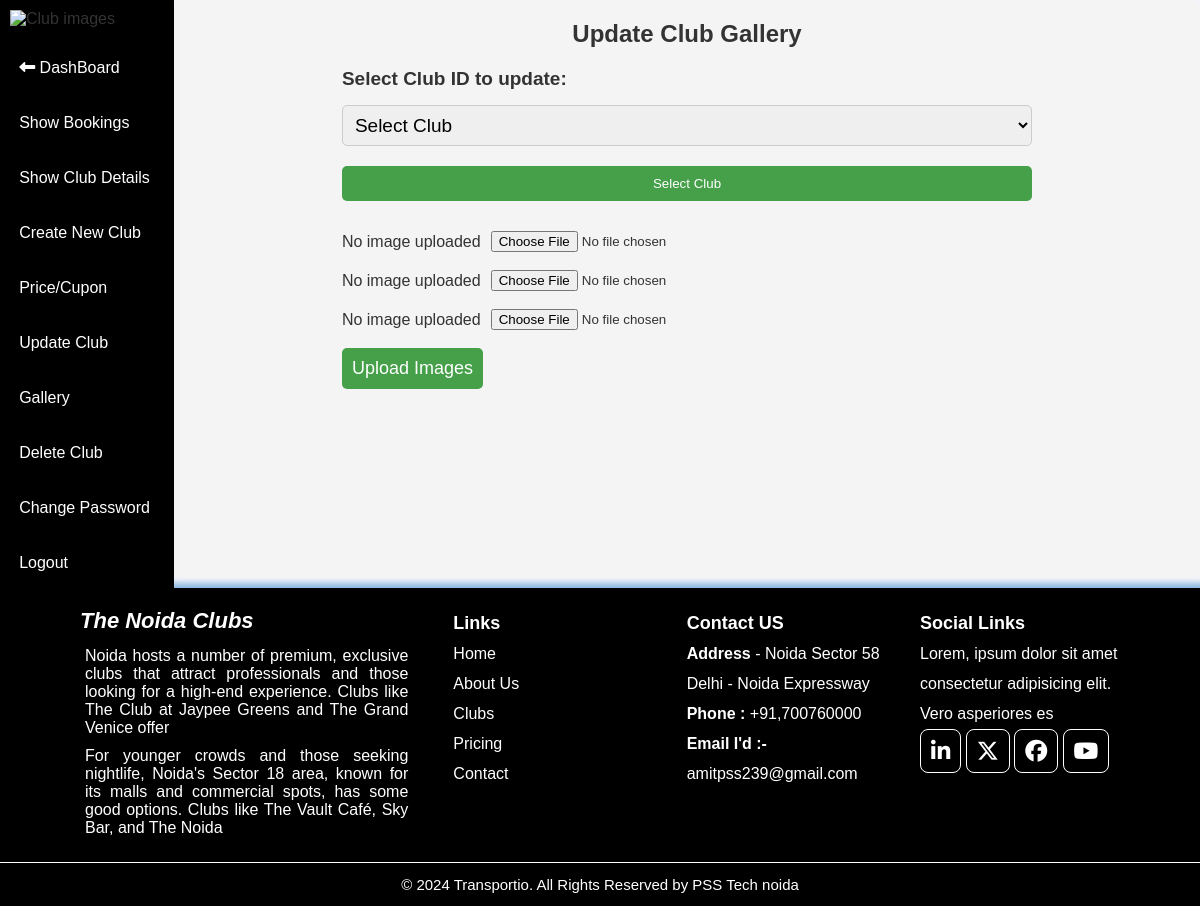
Page /Html/VenderUpdateGallery.php?id=1 (signed in) on the earlier database version.
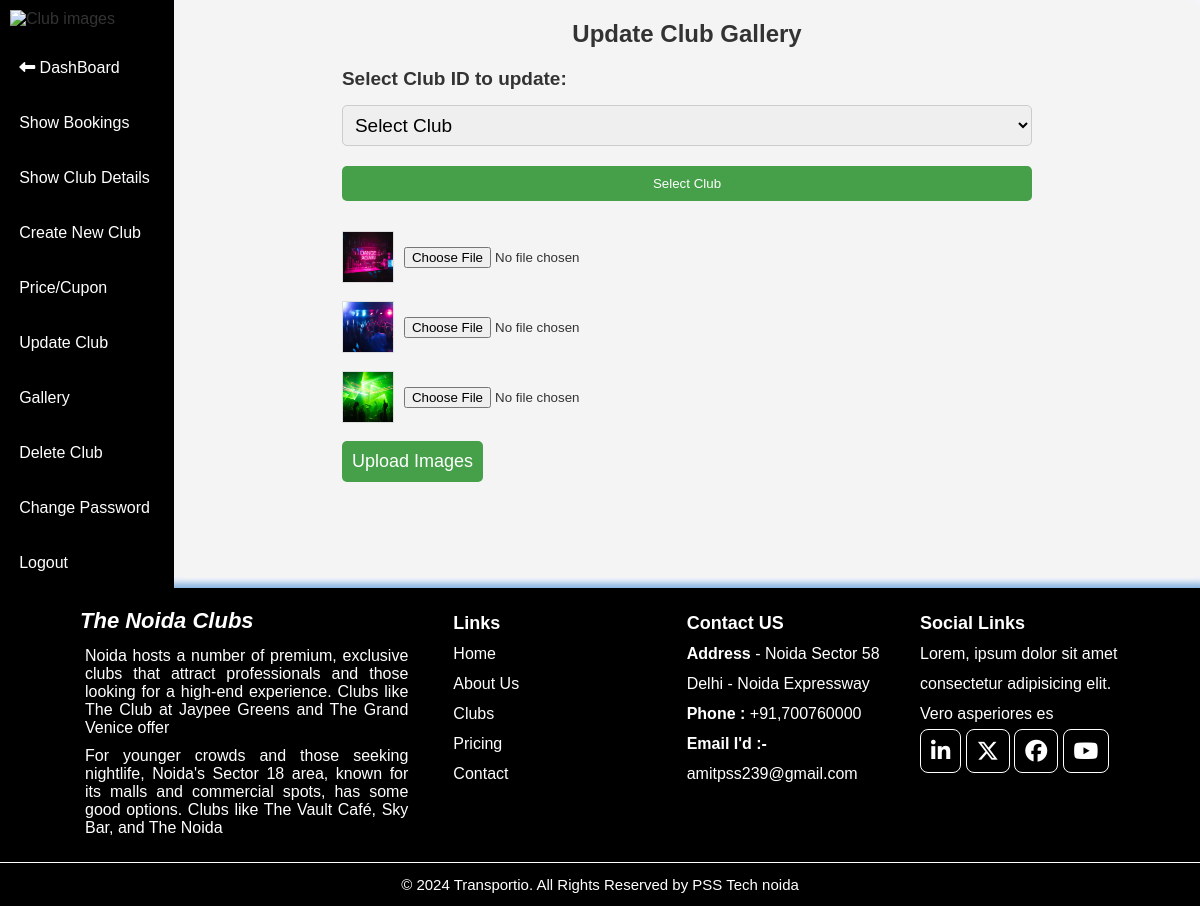
Same page on the later database version.
### tables this page shows
CREATE TABLE `club_overviews` (
  `id` int(15) NOT NULL,
  `club_name` varchar(100) NOT NULL,
  `image` varchar(255) DEFAULT NULL,
  `show_time` varchar(100) DEFAULT NULL,
  `address` varchar(255) DEFAULT NULL,
  `city` varchar(100) DEFAULT NULL,
  `postal_code` varchar(20) DEFAULT NULL,
  `email` varchar(255) NOT NULL,
  `mobile` int(25) NOT NULL,
  `about` varchar(500) NOT NULL,
  `price` int(10) NOT NULL,
  `promocode` varchar(25) NOT NULL,
  `promodis` int(6) NOT NULL,
  `extraperson` int(25) NOT NULL,
  `image_url1` longblob DEFAULT NULL,
  `image_url2` longblob DEFAULT NULL,
  `image_url3` longblob DEFAULT NULL
);

### Html/VenderUpdateGallery.php (the view, shortened to what the changed rows need)
<?php
include('db.php');
$selected_club = null;
if (isset($_GET['id']) && $_GET['id'] != 'new') {
    $id = intval($_GET['id']);
    $stmt = $conn->prepare("SELECT * FROM club_overviews WHERE id = ?");
    $stmt->bind_param("i", $id);
    $stmt->execute();
    $selected_club_result = $stmt->get_result();
    $selected_club = $selected_club_result->fetch_assoc();
}
$stmt = $conn->prepare("SELECT image_url1, image_url2, image_url3 FROM club_overviews WHERE id = ?");
$stmt->bind_param("s", $id);
$stmt->execute();
$result = $stmt->get_result();
$row = $result->fetch_assoc();
?>
<!DOCTYPE html>
<html lang="en">
<head>
    <link rel="stylesheet" href="../css/index.css">
    <link rel="stylesheet" href="https://cdnjs.cloudflare.com/ajax/libs/font-awesome/6.7.2/css/all.min.css">
</head>
<body>
    <div class="profile">
        <div class="details">
            <h2>Update Club Gallery</h2>
            <?php if ($selected_club || isset($_GET['id']) && $_GET['id'] == 'new'): ?>
                <form action="" method="post" enctype="multipart/form-data">
                    <div class="upload-container">
                        <?php if (!empty($row['image_url1']) && file_exists($row['image_url1'])): ?>
                            <img src="<?php echo $row['image_url1']; ?>" class="image-preview" alt="Image 1">
                        <?php else: ?>
                            <span>No image uploaded</span>
                        <?php endif; ?>
                        <input type="file" name="image1" required>
                    </div><br>
                    <div class="upload-container">
                        <?php if (!empty($row['image_url2']) && file_exists($row['image_url2'])): ?>
                            <img src="<?php echo $row['image_url2']; ?>" class="image-preview" alt="Image 2">
                        <?php else: ?>
                            <span>No image uploaded</span>
                        <?php endif; ?>
                        <input type="file" name="image2" required>
                    </div><br>
                    <div class="upload-container">
                        <?php if (!empty($row['image_url3']) && file_exists($row['image_url3'])): ?>
                            <img src="<?php echo $row['image_url3']; ?>" class="image-preview" alt="Image 3">
                        <?php else: ?>
                            <span>No image uploaded</span>
                        <?php endif; ?>
                        <input type="file" name="image3" required>
                    </div><br>
                </form>
            <?php endif; ?>
        </div>
    </div>
</body>
</html>

Differences in the rows shown:
now on this page (row edited): club_overviews: image_url1 (picture), image_url2 (picture), image_url3 (picture)
Other differences:
text no longer shown: "No image uploaded No image uploaded No image uploaded"
